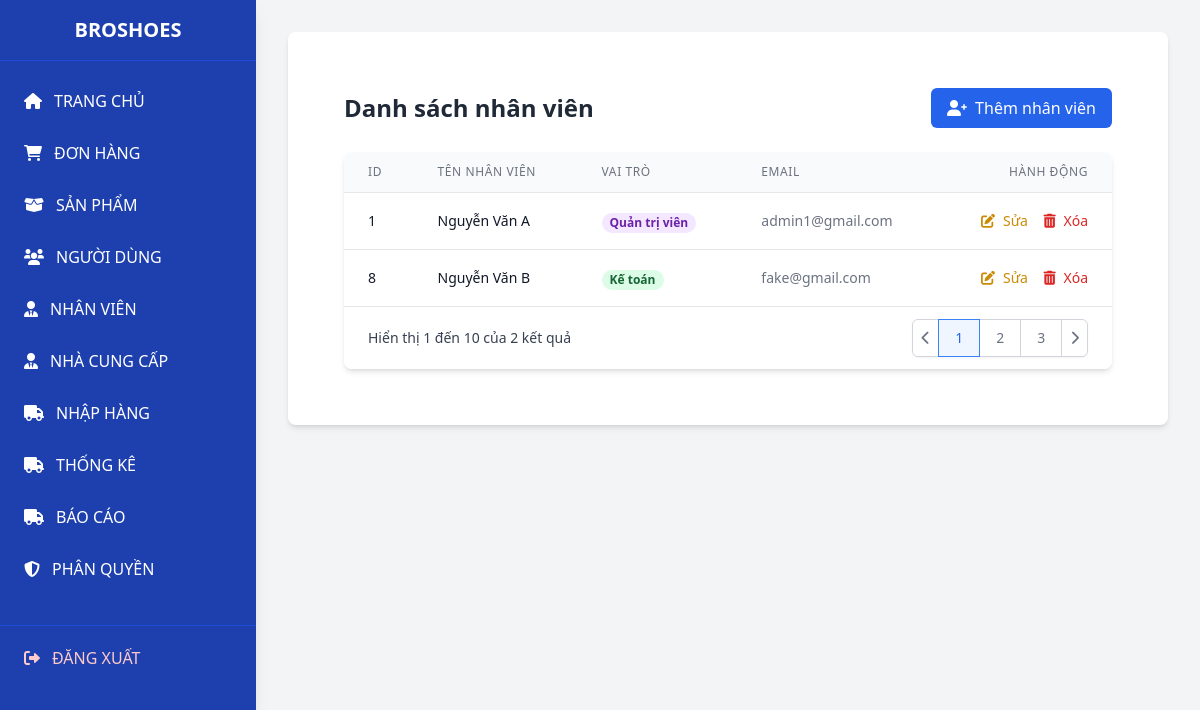
The app's page /admin/admin.php?page=employees&action=list (signed in) with its own data.
### tables this page shows
CREATE TABLE `employee` (
  `EmployeeID` int(11) NOT NULL,
  `Username` varchar(50) NOT NULL,
  `Fullname` varchar(100) NOT NULL,
  `PhoneNumber` varchar(20) DEFAULT NULL,
  `Email` varchar(100) NOT NULL,
  `Address` text DEFAULT NULL,
  `PasswordHash` varchar(255) NOT NULL,
  `CreatedAt` datetime DEFAULT current_timestamp(),
  `isActivate` int(11) NOT NULL,
  `RoleID` int(11) DEFAULT NULL
);

CREATE TABLE `vai_tro` (
  `id` int(11) NOT NULL,
  `ten_vai_tro` varchar(100) NOT NULL,
  `trangthai` tinyint(1) NOT NULL DEFAULT 1
);

### admin/models/Employee.php (called while the page is built, shortened)
<?php
class Employee {
    private $pdo;
    public function __construct($pdo) {
        $this->pdo = $pdo;
    }
    public function getAll() {
        $stmt = $this->pdo->query("SELECT e.*, v.ten_vai_tro
                                   FROM employee e
                                   LEFT JOIN vai_tro v ON e.RoleID = v.id
                                   WHERE e.isActivate = 1");
        return $stmt->fetchAll(PDO::FETCH_ASSOC);
    }
}

### admin/models/Permission.php (called while the page is built, shortened)
<?php
    class Permission {
        private $db;
        public function __construct($db) {
            $this->db = $db;
        }
        public function getPermissionsByRole($RoleID) {
            $query = "SELECT ma_quyen FROM quyen WHERE id IN (SELECT id_quyen FROM chitiet_vaitro_quyen WHERE id_vaitro = :roleID)";
            $stmt = $this->db->prepare($query);
            $stmt->bindParam(':roleID', $RoleID, PDO::PARAM_INT);
            $stmt->execute();
            return $stmt->fetchAll(PDO::FETCH_COLUMN, 0);
        }
    }

### admin/views/employees/list.php (the view, shortened to what this page needs)
<?php
function renderButton($text, $href = '#', $iconClass = '', $itemclass= '',$disabled = false , $dltBtn = false)
{
    $itemclass .= $disabled ? 'bg-gray-400 cursor-not-allowed' : '';
    $hrefAttribute = $disabled ? '' : 'href="' . $href . '"';
    $deleteBtn = $dltBtn ? 'onclick="return confirm("Bạn có chắc chắn muốn xóa người dùng này?")"' : '';
    echo '<a ' . $hrefAttribute . ' class="' . $itemclass . '" '.$deleteBtn.'>';
    if (!empty($iconClass)) {
        echo '<i class="' . $iconClass . ' mr-2"></i>';
    }
    echo $text;
    echo '</a>';
}
?>
<div class="max-w-7xl mx-auto px-4 sm:px-6 lg:px-8 py-8">
    <div class="flex justify-between items-center mb-6">
        <h2 class="text-2xl font-bold text-gray-800">Danh sách nhân viên</h2>
        <?php renderButton('Thêm nhân viên','admin.php?page=employees&action=add','fas fa-user-plus mr-2','px-4 py-2 bg-blue-600 text-white rounded-md hover:bg-blue-700 transition flex items-center',!$hasStaffAddPermission) ?>
    </div>
    <div class="bg-white shadow-md rounded-lg overflow-hidden">
        <div class="overflow-x-auto">
            <table class="min-w-full divide-y divide-gray-200">
                <thead class="bg-gray-50">
                    <tr>
                        <th scope="col" class="px-6 py-3 text-left text-xs font-medium text-gray-500 uppercase tracking-wider">ID</th>
                        <th scope="col" class="px-6 py-3 text-left text-xs font-medium text-gray-500 uppercase tracking-wider">Tên nhân viên</th>
                        <th scope="col" class="px-6 py-3 text-left text-xs font-medium text-gray-500 uppercase tracking-wider">Vai trò</th>
                        <th scope="col" class="px-6 py-3 text-left text-xs font-medium text-gray-500 uppercase tracking-wider">Email</th>
                        <th scope="col" class="px-6 py-3 text-right text-xs font-medium text-gray-500 uppercase tracking-wider">Hành động</th>
                    </tr>
                </thead>
                <tbody class="bg-white divide-y divide-gray-200">
                    <?php foreach ($employees as $employee): ?>
                    <tr class="hover:bg-gray-50 transition">
                        <td class="px-6 py-4 whitespace-nowrap text-sm font-medium text-gray-900"><?= $employee['EmployeeID'] ?></td>
                        <td class="px-6 py-4 whitespace-nowrap text-sm text-gray-900 font-medium"><?= htmlspecialchars($employee['Fullname']) ?></td>
                        <td class="px-6 py-4 whitespace-nowrap">
                            <span class="px-2 inline-flex text-xs leading-5 font-semibold rounded-full
                                <?= $employee['RoleID'] == 1 ? 'bg-purple-100 text-purple-800' :
                                   ($employee['RoleID'] == 2 ? 'bg-blue-100 text-blue-800' : 'bg-green-100 text-green-800') ?>">
                                <?= htmlspecialchars($employee['ten_vai_tro']) ?>
                            </span>
                        </td>
                        <td class="px-6 py-4 whitespace-nowrap text-sm text-gray-500"><?= htmlspecialchars($employee['Email']) ?></td>
                        <td class="px-6 py-4 whitespace-nowrap text-right text-sm font-medium">
                            <?= ($hasStaffDeletePermission) ? '<a href="admin.php?page=employees&action=delete&id='.$employee['EmployeeID'].'"
                                        class="text-red-600 hover:text-red-900" onclick="return confirm(\'Bạn chắc chắn muốn xóa nhân viên này?\')">
                                            <i class="fas fa-trash-alt mr-1"></i> Xóa
                                        </a>' : '<a
                                        class="text-red-600 hover:text-red-900 cursor-not-allowed" ">
                                            <i class="fas fa-trash-alt mr-1"></i> Xóa
                                        </a>' ?>
                        </td>
                    </tr>
                    <?php endforeach; ?>
                </tbody>
            </table>
        </div>
        <div class="bg-white px-4 py-3 flex items-center justify-between border-t border-gray-200 sm:px-6">
            <div class="hidden sm:flex-1 sm:flex sm:items-center sm:justify-between">
                <div>
                    <p class="text-sm text-gray-700">
                        Hiển thị <span class="font-medium">1</span> đến <span class="font-medium">10</span> của <span class="font-medium"><?= count($employees) ?></span> kết quả
                    </p>
                </div>
                <div>
                    <nav class="relative z-0 inline-flex rounded-md shadow-sm -space-x-px" aria-label="Pagination">
                        <a href="#" class="relative inline-flex items-center px-2 py-2 rounded-l-md border border-gray-300 bg-white text-sm font-medium text-gray-500 hover:bg-gray-50">
                            <i class="fas fa-chevron-left"></i>
                        </a>
                        <a href="#" aria-current="page" class="z-10 bg-blue-50 border-blue-500 text-blue-600 relative inline-flex items-center px-4 py-2 border text-sm font-medium">1</a>
                        <a href="#" class="bg-white border-gray-300 text-gray-500 hover:bg-gray-50 relative inline-flex items-center px-4 py-2 border text-sm font-medium">2</a>
                        <a href="#" class="bg-white border-gray-300 text-gray-500 hover:bg-gray-50 relative inline-flex items-center px-4 py-2 border text-sm font-medium">3</a>
                        <a href="#" class="relative inline-flex items-center px-2 py-2 rounded-r-md border border-gray-300 bg-white text-sm font-medium text-gray-500 hover:bg-gray-50">
                            <i class="fas fa-chevron-right"></i>
                        </a>
                    </nav>
                </div>
            </div>
        </div>
    </div>
</div>

### records on screen
employee: EmployeeID "1", Fullname "Nguyễn Văn A", RoleID.ten_vai_tro "Quản trị viên", Email "admin1@gmail.com"
employee: EmployeeID "8", Fullname "Nguyễn Văn B", RoleID.ten_vai_tro "Kế toán", Email "fake@gmail.com"

### other values on screen
$text "Thêm nhân viên"
count($employees) "2"
